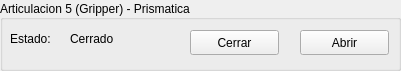
     <widget class="QGroupBox" name="groupBox_5">
      <property name="geometry">
       <rect>
        <x>40</x>
        <y>630</y>
        <width>401</width>
        <height>71</height>
       </rect>
      </property>
      <property name="sizePolicy">
       <sizepolicy hsizetype="Ignored" vsizetype="Preferred">
        <horstretch>0</horstretch>
        <verstretch>0</verstretch>
       </sizepolicy>
      </property>
      <property name="layoutDirection">
       <enum>Qt::LeftToRight</enum>
      </property>
      <property name="title">
       <string>Articulacion 5 (Gripper) - Prismatica</string>
      </property>
      <property name="alignment">
       <set>Qt::AlignLeading|Qt::AlignLeft|Qt::AlignVCenter</set>
      </property>
      <property name="checkable">
       <bool>false</bool>
      </property>
      <widget class="QLabel" name="statusj5">
       <property name="geometry">
        <rect>
         <x>70</x>
         <y>30</y>
         <width>71</width>
         <height>17</height>
        </rect>
       </property>
       <property name="text">
        <string>Cerrado</string>
       </property>
      </widget>
      <widget class="QLabel" name="label_33">
       <property name="geometry">
        <rect>
         <x>10</x>
         <y>30</y>
         <width>61</width>
         <height>17</height>
        </rect>
       </property>
       <property name="text">
        <string>Estado:</string>
       </property>
      </widget>
      <widget class="QPushButton" name="ReleaseButton">
       <property name="geometry">
        <rect>
         <x>300</x>
         <y>30</y>
         <width>89</width>
         <height>25</height>
        </rect>
       </property>
       <property name="text">
        <string>Abrir</string>
       </property>
      </widget>
      <widget class="QPushButton" name="GraspButton">
       <property name="geometry">
        <rect>
         <x>190</x>
         <y>30</y>
         <width>89</width>
         <height>25</height>
        </rect>
       </property>
       <property name="text">
        <string>Cerrar</string>
       </property>
      </widget>
     </widget>
